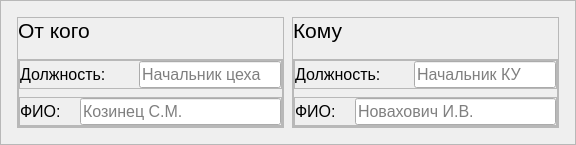
     <widget class="QFrame" name="signatures_frame">
      <property name="frameShape">
       <enum>QFrame::StyledPanel</enum>
      </property>
      <property name="frameShadow">
       <enum>QFrame::Raised</enum>
      </property>
      <layout class="QHBoxLayout" name="horizontalLayout_8">
       <property name="spacing">
        <number>8</number>
       </property>
       <property name="leftMargin">
        <number>16</number>
       </property>
       <property name="topMargin">
        <number>16</number>
       </property>
       <property name="rightMargin">
        <number>16</number>
       </property>
       <property name="bottomMargin">
        <number>16</number>
       </property>
       <item>
        <widget class="QFrame" name="ku_signature_frame">
         <property name="frameShape">
          <enum>QFrame::StyledPanel</enum>
         </property>
         <property name="frameShadow">
          <enum>QFrame::Raised</enum>
         </property>
         <layout class="QVBoxLayout" name="verticalLayout_3">
          <property name="spacing">
           <number>16</number>
          </property>
          <property name="leftMargin">
           <number>0</number>
          </property>
          <property name="topMargin">
           <number>0</number>
          </property>
          <property name="rightMargin">
           <number>0</number>
          </property>
          <property name="bottomMargin">
           <number>0</number>
          </property>
          <item>
           <widget class="QLabel" name="ku_label">
            <property name="sizePolicy">
             <sizepolicy hsizetype="Fixed" vsizetype="Preferred">
              <horstretch>0</horstretch>
              <verstretch>0</verstretch>
             </sizepolicy>
            </property>
            <property name="font">
             <font>
              <family>MS Shell Dlg 2</family>
              <pointsize>16</pointsize>
             </font>
            </property>
            <property name="text">
             <string>От кого</string>
            </property>
           </widget>
          </item>
          <item>
           <widget class="QFrame" name="ku_actions_frame">
            <property name="frameShape">
             <enum>QFrame::StyledPanel</enum>
            </property>
            <property name="frameShadow">
             <enum>QFrame::Raised</enum>
            </property>
            <layout class="QVBoxLayout" name="verticalLayout_2">
             <property name="spacing">
              <number>8</number>
             </property>
             <property name="leftMargin">
              <number>0</number>
             </property>
             <property name="topMargin">
              <number>0</number>
             </property>
             <property name="rightMargin">
              <number>0</number>
             </property>
             <property name="bottomMargin">
              <number>0</number>
             </property>
             <item>
              <widget class="QFrame" name="ku_position_frame">
               <property name="frameShape">
                <enum>QFrame::StyledPanel</enum>
               </property>
               <property name="frameShadow">
                <enum>QFrame::Raised</enum>
               </property>
               <layout class="QHBoxLayout" name="horizontalLayout_4">
                <property name="spacing">
                 <number>33</number>
                </property>
                <property name="leftMargin">
                 <number>0</number>
                </property>
                <property name="topMargin">
                 <number>0</number>
                </property>
                <property name="rightMargin">
                 <number>0</number>
                </property>
                <property name="bottomMargin">
                 <number>0</number>
                </property>
                <item>
                 <widget class="QLabel" name="ku_position_label">
                  <property name="font">
                   <font>
                    <family>MS Shell Dlg 2</family>
                    <pointsize>12</pointsize>
                   </font>
                  </property>
                  <property name="text">
                   <string>Должность:</string>
                  </property>
                 </widget>
                </item>
                <item>
                 <widget class="QLineEdit" name="ku_position_lineEdit">
                  <property name="minimumSize">
                   <size>
                    <width>0</width>
                    <height>0</height>
                   </size>
                  </property>
                  <property name="maximumSize">
                   <size>
                    <width>16777215</width>
                    <height>16777215</height>
                   </size>
                  </property>
                  <property name="font">
                   <font>
                    <pointsize>12</pointsize>
                   </font>
                  </property>
                  <property name="text">
                   <string/>
                  </property>
                  <property name="placeholderText">
                   <string>Начальник цеха</string>
                  </property>
                 </widget>
                </item>
               </layout>
              </widget>
             </item>
             <item>
              <widget class="QFrame" name="ku_fio_frame">
               <property name="frameShape">
                <enum>QFrame::StyledPanel</enum>
               </property>
               <property name="frameShadow">
                <enum>QFrame::Raised</enum>
               </property>
               <layout class="QHBoxLayout" name="horizontalLayout_5">
                <property name="spacing">
                 <number>19</number>
                </property>
                <property name="leftMargin">
                 <number>0</number>
                </property>
                <property name="topMargin">
                 <number>0</number>
                </property>
                <property name="rightMargin">
                 <number>0</number>
                </property>
                <property name="bottomMargin">
                 <number>0</number>
                </property>
                <item>
                 <widget class="QLabel" name="ku_fio_label">
                  <property name="font">
                   <font>
                    <family>MS Shell Dlg 2</family>
                    <pointsize>12</pointsize>
                   </font>
                  </property>
                  <property name="text">
                   <string>ФИО:</string>
                  </property>
                 </widget>
                </item>
                <item>
                 <widget class="QLineEdit" name="ku_fio_lineEdit">
                  <property name="minimumSize">
                   <size>
                    <width>0</width>
                    <height>0</height>
                   </size>
                  </property>
                  <property name="maximumSize">
                   <size>
                    <width>16777215</width>
                    <height>16777215</height>
                   </size>
                  </property>
                  <property name="font">
                   <font>
                    <pointsize>12</pointsize>
                   </font>
                  </property>
                  <property name="text">
                   <string/>
                  </property>
                  <property name="placeholderText">
                   <string>Козинец С.М.</string>
                  </property>
                 </widget>
                </item>
               </layout>
              </widget>
             </item>
            </layout>
           </widget>
          </item>
         </layout>
        </widget>
       </item>
       <item>
        <widget class="QFrame" name="ceh_signature_frame">
         <property name="frameShape">
          <enum>QFrame::StyledPanel</enum>
         </property>
         <property name="frameShadow">
          <enum>QFrame::Raised</enum>
         </property>
         <layout class="QVBoxLayout" name="verticalLayout_4">
          <property name="spacing">
           <number>16</number>
          </property>
          <property name="leftMargin">
           <number>0</number>
          </property>
          <property name="topMargin">
           <number>0</number>
          </property>
          <property name="rightMargin">
           <number>0</number>
          </property>
          <property name="bottomMargin">
           <number>0</number>
          </property>
          <item>
           <widget class="QLabel" name="ceh_label">
            <property name="sizePolicy">
             <sizepolicy hsizetype="Fixed" vsizetype="Preferred">
              <horstretch>0</horstretch>
              <verstretch>0</verstretch>
             </sizepolicy>
            </property>
            <property name="font">
             <font>
              <family>MS Shell Dlg 2</family>
              <pointsize>16</pointsize>
             </font>
            </property>
            <property name="text">
             <string>Кому</string>
            </property>
           </widget>
          </item>
          <item>
           <widget class="QFrame" name="ceh_actions_frame">
            <property name="frameShape">
             <enum>QFrame::StyledPanel</enum>
            </property>
            <property name="frameShadow">
             <enum>QFrame::Raised</enum>
            </property>
            <layout class="QVBoxLayout" name="verticalLayout_5">
             <property name="spacing">
              <number>8</number>
             </property>
             <property name="leftMargin">
              <number>0</number>
             </property>
             <property name="topMargin">
              <number>0</number>
             </property>
             <property name="rightMargin">
              <number>0</number>
             </property>
             <property name="bottomMargin">
              <number>0</number>
             </property>
             <item>
              <widget class="QFrame" name="ceh_position_frame">
               <property name="frameShape">
                <enum>QFrame::StyledPanel</enum>
               </property>
               <property name="frameShadow">
                <enum>QFrame::Raised</enum>
               </property>
               <layout class="QHBoxLayout" name="horizontalLayout_6">
                <property name="spacing">
                 <number>33</number>
                </property>
                <property name="leftMargin">
                 <number>0</number>
                </property>
                <property name="topMargin">
                 <number>0</number>
                </property>
                <property name="rightMargin">
                 <number>0</number>
                </property>
                <property name="bottomMargin">
                 <number>0</number>
                </property>
                <item>
                 <widget class="QLabel" name="ceh_position_label">
                  <property name="font">
                   <font>
                    <family>MS Shell Dlg 2</family>
                    <pointsize>12</pointsize>
                   </font>
                  </property>
                  <property name="text">
                   <string>Должность:</string>
                  </property>
                 </widget>
                </item>
                <item>
                 <widget class="QLineEdit" name="ceh_position_lineEdit">
                  <property name="minimumSize">
                   <size>
                    <width>0</width>
                    <height>0</height>
                   </size>
                  </property>
                  <property name="maximumSize">
                   <size>
                    <width>16777215</width>
                    <height>16777215</height>
                   </size>
                  </property>
                  <property name="font">
                   <font>
                    <pointsize>12</pointsize>
                   </font>
                  </property>
                  <property name="text">
                   <string/>
                  </property>
                  <property name="placeholderText">
                   <string>Начальник КУ</string>
                  </property>
                 </widget>
                </item>
               </layout>
              </widget>
             </item>
             <item>
              <widget class="QFrame" name="ceh_fio_frame">
               <property name="frameShape">
                <enum>QFrame::StyledPanel</enum>
               </property>
               <property name="frameShadow">
                <enum>QFrame::Raised</enum>
               </property>
               <layout class="QHBoxLayout" name="horizontalLayout_7">
                <property name="spacing">
                 <number>19</number>
                </property>
                <property name="leftMargin">
                 <number>0</number>
                </property>
                <property name="topMargin">
                 <number>0</number>
                </property>
                <property name="rightMargin">
                 <number>0</number>
                </property>
                <property name="bottomMargin">
                 <number>0</number>
                </property>
                <item>
                 <widget class="QLabel" name="ceh_fio_label">
                  <property name="font">
                   <font>
                    <family>MS Shell Dlg 2</family>
                    <pointsize>12</pointsize>
                   </font>
                  </property>
                  <property name="text">
                   <string>ФИО:</string>
                  </property>
                 </widget>
                </item>
                <item>
                 <widget class="QLineEdit" name="ceh_fio_lineEdit">
                  <property name="minimumSize">
                   <size>
                    <width>0</width>
                    <height>0</height>
                   </size>
                  </property>
                  <property name="maximumSize">
                   <size>
                    <width>16777215</width>
                    <height>16777215</height>
                   </size>
                  </property>
                  <property name="font">
                   <font>
                    <pointsize>12</pointsize>
                   </font>
                  </property>
                  <property name="text">
                   <string/>
                  </property>
                  <property name="placeholderText">
                   <string>Новахович И.В.</string>
                  </property>
                 </widget>
                </item>
               </layout>
              </widget>
             </item>
            </layout>
           </widget>
          </item>
         </layout>
        </widget>
       </item>
      </layout>
     </widget>
